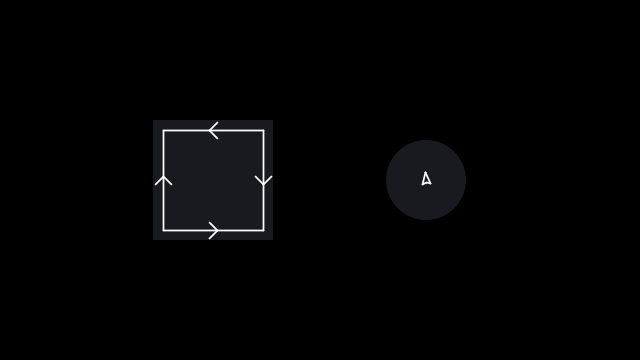
Frame 1 (no input)
Frame 60 (the mouse pressed at the canvas centre just before this capture): identical to frame 1, image omitted
Frame 120 (the mouse held since frame 60 and released just before this capture): identical to frame 1, image omitted

The Processing sketch that drew this single still picture (run headless with seeded random() and noise(); from frame 60 on, the mouse is pressed at the canvas centre):

// Processing sketch: processing_36701
// ── processing_36701.pde

float arrowTime = 5.0;
boolean flipTopBottom = true;
boolean flipLeftRight = true;
boolean bigShip = false;
boolean showCircle = true;

float flame[]=
{
  -0.75*4, 0.5*4,
  -1.75*4, 0.0*4,
  -0.75*4, -0.5*4
  
};

float ship[]=
{
  2.0*4, 0.0*4,
  -1.0*4, -1.0*4,
  -0.5*4, 0.0*4,
  -1.0*4, 1.0*4,
  2.0*4, 0.0*4
};

class Ship {
  boolean thrust;
  boolean turnLeft;
  boolean turnRight;
  float a;
  float x,y;
  float vx,vy;
  
  void Move( float sec )
  {
    int tt= 0 ;
    
    x = x+vx;
    y = y+vy;
    if( thrust )
    {
      float spd = 0.4;
      float tx = cos(a)*spd;
      float ty = sin(a)*spd;
      vx = vx +sec*tx;
      vy = vy +sec*ty;
    }
    if( turnLeft )
    {
      tt = -1;
    }
    else if( turnRight )
    {
      tt = 1;
    }
    a += tt*sec*3;
    while( a > PI ) a -= TWO_PI;
    while( a < -PI ) a += TWO_PI;
    if( y<0 || y>=height )
    {
      y = (y+height) %height;
      if( flipTopBottom )
      {
        x = width-x;
        vx = -vx;
        a = PI -a;
        if( a> PI ) a-=TWO_PI;
      }
    }
    
    if( x<0 || x>=width )
    {
      x = (x+width)%width;
      if( flipLeftRight )
      {
        y = height-y;
        vy = -vy;
        a = -a;
      }
    }
    
  }
  
  void Draw(  )
  {
    drawShape( 5, ship, x, y, a, showCircle );
    if( thrust) drawShape( 3, flame, x, y, a,false );    
  }
  
};

Ship myShip;
int lastMillis;

void setup( )
{
    size( 640,360 );
    smooth();
    
    myShip = new Ship();
    myShip.thrust = false;
    myShip.turnLeft = false;
    myShip.turnRight = false;
    myShip.a = -PI/2;
    myShip.x = 2*width/3;
    myShip.y = height/2;
    myShip.vx = myShip.vy = 0;
    
    lastMillis = millis();
}

void draw( )
{
  int tmp = millis();
    float sec = (tmp-lastMillis)/1000.0;
    lastMillis = tmp;
    
    myShip.thrust = joyUp;
    myShip.turnLeft = joyLeft;
    myShip.turnRight = joyRight;
    
    myShip.Move( sec );
    
    background( 0 );
    stroke(192);
    strokeWeight(1.75);
    
    myShip.Draw();    
    noFill();

  if( arrowTime>0  || true)
  {
    int t=height/2-50,b=height/2+50;
    int l=width/3-50,r=width/3+50;
    int m=10;
    int a = min( 255, 128+floor(arrowTime*255/2));
    
    noStroke();
    fill(100,100,128,64*a/255);
    rect( l-m,t-m,2*m+r-l,2*m+b-t);
    stroke(255,255,255,a);    
    arrowLine( l,t,r,t,flipTopBottom);
    arrowLine( l,b,r,b,false);
    arrowLine( l,t,l,b,flipLeftRight);
    arrowLine( r,t,r,b,false);
    
    if( arrowTime>0 )
      arrowTime -= sec;
  }
} 

void drawShape( int np, float shp[], float x, float y, float r, boolean showCircle)
{
  int i;
  int ox,oy;
  

  for( ox = -width; ox<=width; ox+=width)
  {
    for( oy = -height; oy<=height; oy+=height )
    {
      if( true )
      {
        pushMatrix();
        float sx=1,sy=1;
        if( oy!=0 && flipTopBottom )
        {
          translate(width,0);
          scale(-1,1);
        }
        if( ox!=0 && flipLeftRight )
        {
          translate(0,height);
          scale(1,-1);
        }
        translate( x+ox, y+oy );
        rotate( r );
        if( showCircle )
        {
          noStroke();
          fill(100,100,128,64);
          ellipse( 0,0,80,80);
        }
        if( bigShip )
          scale(3);

        noFill();
        stroke(255);
        for( i=0; i<np; i++)
        {
          int j=(i+1)%np;
          line( shp[i*2],shp[i*2+1],shp[j*2],shp[j*2+1]);
        }
        popMatrix();
      }
    }
  }
}

void arrowLine( int x1,int y1, int x2, int y2, boolean flip)
{
  int s = 12;
  int dx = x2-x1;
  int dy = y2-y1;
  int xm = (x1+x2)/2;
  int ym = (y1+y2)/2;
  line( x1,y1,x2,y2 );
  if( flip )
  {
    dx = -dx;
    dy = -dy;
  }
  xm += dx/(2*s);
  ym += dy/(2*s);
  line( xm,ym, xm-dx/s-dy/s,ym-dy/s+dx/s);
  line( xm,ym, xm-dx/s+dy/s,ym-dy/s-dx/s);
}


boolean joyUp;
boolean joyDown;
boolean joyLeft;
boolean joyRight;

void keyPressed( )
{
  if( keyCode==UP ) joyUp = true;
  if( keyCode==DOWN ) joyDown = true;
  if( keyCode==LEFT ) joyLeft = true;
  if( keyCode==RIGHT ) joyRight = true;
  
  if( key=='t' )
  {
    flipTopBottom = !flipTopBottom;
    arrowTime = 5;
  }
  if( key=='l' )
  {
    flipLeftRight = !flipLeftRight;
    arrowTime = 5;
  }
  if( key=='c' )
  {
    showCircle = !showCircle;
  }
  if( key=='s' )
  {
    bigShip = !bigShip;
  }
}

void keyReleased( )
{
  if( keyCode==UP ) joyUp = false;
  if( keyCode==DOWN ) joyDown = false;
  if( keyCode==LEFT ) joyLeft = false;
  if( keyCode==RIGHT ) joyRight = false;
}
